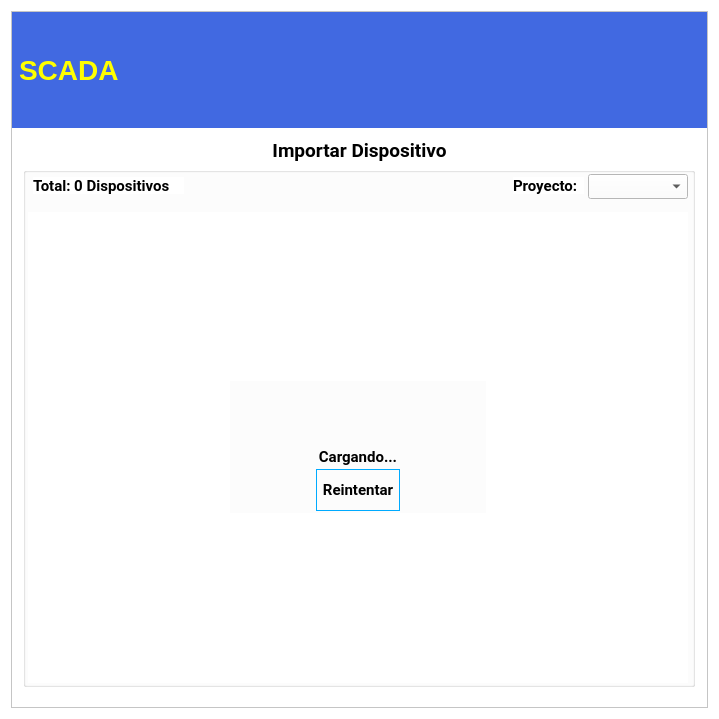
<?xml version="1.0" encoding="UTF-8"?>
<ui version="4.0">
 <class>ImportarDispositivo</class>
 <widget class="QWidget" name="ImportarDispositivo">
  <property name="windowModality">
   <enum>Qt::WindowModal</enum>
  </property>
  <property name="geometry">
   <rect>
    <x>0</x>
    <y>0</y>
    <width>719</width>
    <height>719</height>
   </rect>
  </property>
  <property name="sizePolicy">
   <sizepolicy hsizetype="Preferred" vsizetype="Maximum">
    <horstretch>0</horstretch>
    <verstretch>0</verstretch>
   </sizepolicy>
  </property>
  <property name="minimumSize">
   <size>
    <width>480</width>
    <height>620</height>
   </size>
  </property>
  <property name="font">
   <font>
    <family>Noto Serif</family>
    <pointsize>11</pointsize>
    <weight>75</weight>
    <bold>true</bold>
   </font>
  </property>
  <property name="contextMenuPolicy">
   <enum>Qt::NoContextMenu</enum>
  </property>
  <property name="windowTitle">
   <string>Sistema SCADA</string>
  </property>
  <property name="windowIcon">
   <iconset>
    <normaloff>../../../../../.designer/if_16_1751363.ico</normaloff>../../../../../.designer/if_16_1751363.ico</iconset>
  </property>
  <property name="styleSheet">
   <string notr="true">background-color: rgb(255, 255, 255);</string>
  </property>
  <property name="inputMethodHints">
   <set>Qt::ImhSensitiveData</set>
  </property>
  <layout class="QVBoxLayout" name="verticalLayout">
   <item>
    <widget class="QFrame" name="MainFrame">
     <property name="minimumSize">
      <size>
       <width>360</width>
       <height>0</height>
      </size>
     </property>
     <property name="frameShape">
      <enum>QFrame::StyledPanel</enum>
     </property>
     <property name="frameShadow">
      <enum>QFrame::Raised</enum>
     </property>
     <layout class="QVBoxLayout" name="verticalLayout_2">
      <property name="spacing">
       <number>0</number>
      </property>
      <property name="leftMargin">
       <number>0</number>
      </property>
      <property name="topMargin">
       <number>0</number>
      </property>
      <property name="rightMargin">
       <number>0</number>
      </property>
      <property name="bottomMargin">
       <number>20</number>
      </property>
      <item>
       <widget class="QFrame" name="TitleFrame">
        <property name="maximumSize">
         <size>
          <width>16777215</width>
          <height>116</height>
         </size>
        </property>
        <property name="frameShape">
         <enum>QFrame::NoFrame</enum>
        </property>
        <property name="frameShadow">
         <enum>QFrame::Plain</enum>
        </property>
        <layout class="QGridLayout" name="gridLayout">
         <property name="leftMargin">
          <number>0</number>
         </property>
         <property name="topMargin">
          <number>0</number>
         </property>
         <property name="rightMargin">
          <number>0</number>
         </property>
         <property name="bottomMargin">
          <number>0</number>
         </property>
         <property name="spacing">
          <number>0</number>
         </property>
         <item row="0" column="0">
          <widget class="QLabel" name="lblUDB">
           <property name="sizePolicy">
            <sizepolicy hsizetype="Maximum" vsizetype="Maximum">
             <horstretch>0</horstretch>
             <verstretch>0</verstretch>
            </sizepolicy>
           </property>
           <property name="minimumSize">
            <size>
             <width>0</width>
             <height>116</height>
            </size>
           </property>
           <property name="maximumSize">
            <size>
             <width>16777215</width>
             <height>116</height>
            </size>
           </property>
           <property name="styleSheet">
            <string notr="true">background-color: rgb(65, 105, 225);
margin:0px;</string>
           </property>
           <property name="frameShape">
            <enum>QFrame::NoFrame</enum>
           </property>
           <property name="text">
            <string/>
           </property>
           <property name="pixmap">
            <pixmap resource="../../resources/resources.qrc">:/source/img/logo.png</pixmap>
           </property>
           <property name="alignment">
            <set>Qt::AlignRight|Qt::AlignTrailing|Qt::AlignVCenter</set>
           </property>
          </widget>
         </item>
         <item row="0" column="2">
          <widget class="QFrame" name="ExitFrame">
           <property name="sizePolicy">
            <sizepolicy hsizetype="Maximum" vsizetype="Minimum">
             <horstretch>0</horstretch>
             <verstretch>0</verstretch>
            </sizepolicy>
           </property>
           <property name="minimumSize">
            <size>
             <width>0</width>
             <height>116</height>
            </size>
           </property>
           <property name="maximumSize">
            <size>
             <width>16777215</width>
             <height>116</height>
            </size>
           </property>
           <property name="styleSheet">
            <string notr="true">background-color: rgb(65, 105, 225);</string>
           </property>
           <property name="frameShape">
            <enum>QFrame::NoFrame</enum>
           </property>
           <property name="frameShadow">
            <enum>QFrame::Plain</enum>
           </property>
           <property name="lineWidth">
            <number>0</number>
           </property>
           <layout class="QGridLayout" name="gridLayout_4">
            <property name="leftMargin">
             <number>0</number>
            </property>
            <property name="topMargin">
             <number>0</number>
            </property>
            <property name="rightMargin">
             <number>0</number>
            </property>
            <property name="bottomMargin">
             <number>0</number>
            </property>
            <property name="spacing">
             <number>0</number>
            </property>
            <item row="0" column="1">
             <widget class="QPushButton" name="btnExit">
              <property name="sizePolicy">
               <sizepolicy hsizetype="Maximum" vsizetype="Maximum">
                <horstretch>0</horstretch>
                <verstretch>0</verstretch>
               </sizepolicy>
              </property>
              <property name="maximumSize">
               <size>
                <width>32</width>
                <height>32</height>
               </size>
              </property>
              <property name="layoutDirection">
               <enum>Qt::RightToLeft</enum>
              </property>
              <property name="text">
               <string/>
              </property>
              <property name="icon">
               <iconset resource="../../resources/resources.qrc">
                <normaloff>:/source/img/Cancelar.png</normaloff>:/source/img/Cancelar.png</iconset>
              </property>
              <property name="iconSize">
               <size>
                <width>24</width>
                <height>24</height>
               </size>
              </property>
              <property name="flat">
               <bool>true</bool>
              </property>
             </widget>
            </item>
            <item row="0" column="0" rowspan="2">
             <widget class="QLabel" name="lblIIE">
              <property name="sizePolicy">
               <sizepolicy hsizetype="Maximum" vsizetype="Preferred">
                <horstretch>0</horstretch>
                <verstretch>0</verstretch>
               </sizepolicy>
              </property>
              <property name="maximumSize">
               <size>
                <width>16777215</width>
                <height>116</height>
               </size>
              </property>
              <property name="styleSheet">
               <string notr="true">background-color: rgb(65, 105, 225);
margin:0px;</string>
              </property>
              <property name="text">
               <string/>
              </property>
              <property name="pixmap">
               <pixmap resource="../../resources/resources.qrc">:/source/img/iiie.png</pixmap>
              </property>
              <property name="scaledContents">
               <bool>false</bool>
              </property>
              <property name="alignment">
               <set>Qt::AlignCenter</set>
              </property>
             </widget>
            </item>
           </layout>
          </widget>
         </item>
         <item row="0" column="1">
          <widget class="QLabel" name="lblSCADA">
           <property name="sizePolicy">
            <sizepolicy hsizetype="Minimum" vsizetype="Maximum">
             <horstretch>0</horstretch>
             <verstretch>0</verstretch>
            </sizepolicy>
           </property>
           <property name="minimumSize">
            <size>
             <width>250</width>
             <height>116</height>
            </size>
           </property>
           <property name="maximumSize">
            <size>
             <width>16777215</width>
             <height>116</height>
            </size>
           </property>
           <property name="font">
            <font>
             <pointsize>21</pointsize>
             <weight>75</weight>
             <bold>true</bold>
            </font>
           </property>
           <property name="autoFillBackground">
            <bool>false</bool>
           </property>
           <property name="styleSheet">
            <string notr="true">color: rgb(255, 255, 0);background-color: rgb(65, 105, 225);
margin:0px;</string>
           </property>
           <property name="text">
            <string>SCADA</string>
           </property>
          </widget>
         </item>
        </layout>
       </widget>
      </item>
      <item>
       <widget class="QLabel" name="lblTitle">
        <property name="sizePolicy">
         <sizepolicy hsizetype="Minimum" vsizetype="Maximum">
          <horstretch>0</horstretch>
          <verstretch>0</verstretch>
         </sizepolicy>
        </property>
        <property name="maximumSize">
         <size>
          <width>16777215</width>
          <height>51</height>
         </size>
        </property>
        <property name="font">
         <font>
          <family>Roboto</family>
          <pointsize>14</pointsize>
          <weight>75</weight>
          <bold>true</bold>
         </font>
        </property>
        <property name="styleSheet">
         <string notr="true">margin-top:5px;</string>
        </property>
        <property name="text">
         <string>Importar Dispositivo</string>
        </property>
        <property name="alignment">
         <set>Qt::AlignCenter</set>
        </property>
       </widget>
      </item>
      <item alignment="Qt::AlignHCenter">
       <widget class="QGroupBox" name="ContentBox">
        <property name="sizePolicy">
         <sizepolicy hsizetype="Fixed" vsizetype="Fixed">
          <horstretch>0</horstretch>
          <verstretch>0</verstretch>
         </sizepolicy>
        </property>
        <property name="minimumSize">
         <size>
          <width>672</width>
          <height>520</height>
         </size>
        </property>
        <property name="font">
         <font>
          <family>Roboto</family>
          <pointsize>11</pointsize>
          <weight>75</weight>
          <bold>true</bold>
         </font>
        </property>
        <property name="styleSheet">
         <string notr="true">background-color: rgb(255, 255, 255);</string>
        </property>
        <widget class="QScrollArea" name="ContainerScroll">
         <property name="geometry">
          <rect>
           <x>5</x>
           <y>45</y>
           <width>660</width>
           <height>471</height>
          </rect>
         </property>
         <property name="minimumSize">
          <size>
           <width>660</width>
           <height>0</height>
          </size>
         </property>
         <property name="maximumSize">
          <size>
           <width>16777215</width>
           <height>167777</height>
          </size>
         </property>
         <property name="frameShape">
          <enum>QFrame::NoFrame</enum>
         </property>
         <property name="lineWidth">
          <number>0</number>
         </property>
         <property name="horizontalScrollBarPolicy">
          <enum>Qt::ScrollBarAlwaysOff</enum>
         </property>
         <property name="widgetResizable">
          <bool>false</bool>
         </property>
         <widget class="QWidget" name="ScrollContainer">
          <property name="geometry">
           <rect>
            <x>0</x>
            <y>0</y>
            <width>660</width>
            <height>470</height>
           </rect>
          </property>
          <property name="minimumSize">
           <size>
            <width>0</width>
            <height>470</height>
           </size>
          </property>
          <layout class="QVBoxLayout" name="verticalLayout_3">
           <property name="spacing">
            <number>0</number>
           </property>
           <property name="leftMargin">
            <number>0</number>
           </property>
           <property name="topMargin">
            <number>10</number>
           </property>
           <property name="rightMargin">
            <number>0</number>
           </property>
           <property name="bottomMargin">
            <number>10</number>
           </property>
           <item alignment="Qt::AlignHCenter|Qt::AlignVCenter">
            <widget class="QFrame" name="UtilsFrame">
             <property name="minimumSize">
              <size>
               <width>256</width>
               <height>132</height>
              </size>
             </property>
             <property name="maximumSize">
              <size>
               <width>128</width>
               <height>128</height>
              </size>
             </property>
             <property name="styleSheet">
              <string notr="true">background-color: rgb(252, 252, 252);</string>
             </property>
             <property name="frameShape">
              <enum>QFrame::NoFrame</enum>
             </property>
             <property name="frameShadow">
              <enum>QFrame::Plain</enum>
             </property>
             <property name="lineWidth">
              <number>0</number>
             </property>
             <layout class="QVBoxLayout" name="utilsLayout">
              <property name="spacing">
               <number>0</number>
              </property>
              <property name="leftMargin">
               <number>0</number>
              </property>
              <property name="topMargin">
               <number>0</number>
              </property>
              <property name="rightMargin">
               <number>0</number>
              </property>
              <property name="bottomMargin">
               <number>0</number>
              </property>
              <item alignment="Qt::AlignHCenter">
               <widget class="QLabel" name="Status">
                <property name="maximumSize">
                 <size>
                  <width>64</width>
                  <height>64</height>
                 </size>
                </property>
                <property name="text">
                 <string/>
                </property>
                <property name="pixmap">
                 <pixmap resource="../../resources/resources.qrc">:/source/img/Cargando.gif</pixmap>
                </property>
                <property name="scaledContents">
                 <bool>true</bool>
                </property>
               </widget>
              </item>
              <item>
               <widget class="QLabel" name="lblStatus">
                <property name="maximumSize">
                 <size>
                  <width>16777215</width>
                  <height>24</height>
                 </size>
                </property>
                <property name="font">
                 <font>
                  <family>Roboto</family>
                  <pointsize>11</pointsize>
                  <weight>75</weight>
                  <bold>true</bold>
                 </font>
                </property>
                <property name="text">
                 <string>Cargando...</string>
                </property>
                <property name="alignment">
                 <set>Qt::AlignCenter</set>
                </property>
               </widget>
              </item>
              <item alignment="Qt::AlignHCenter">
               <widget class="QPushButton" name="btnReload">
                <property name="minimumSize">
                 <size>
                  <width>0</width>
                  <height>16</height>
                 </size>
                </property>
                <property name="maximumSize">
                 <size>
                  <width>132</width>
                  <height>42</height>
                 </size>
                </property>
                <property name="font">
                 <font>
                  <family>Roboto</family>
                  <pointsize>11</pointsize>
                  <weight>75</weight>
                  <bold>true</bold>
                 </font>
                </property>
                <property name="styleSheet">
                 <string notr="true">border: 1px solid rgb(0, 170, 255);padding:5px;</string>
                </property>
                <property name="text">
                 <string>Reintentar</string>
                </property>
                <property name="icon">
                 <iconset resource="../../resources/resources.qrc">
                  <normaloff>:/source/img/retry.png</normaloff>:/source/img/retry.png</iconset>
                </property>
                <property name="iconSize">
                 <size>
                  <width>24</width>
                  <height>24</height>
                 </size>
                </property>
                <property name="flat">
                 <bool>true</bool>
                </property>
               </widget>
              </item>
             </layout>
            </widget>
           </item>
          </layout>
         </widget>
        </widget>
        <widget class="QLabel" name="txtCount">
         <property name="geometry">
          <rect>
           <x>10</x>
           <y>10</y>
           <width>151</width>
           <height>17</height>
          </rect>
         </property>
         <property name="font">
          <font>
           <family>Roboto</family>
           <pointsize>11</pointsize>
           <weight>75</weight>
           <bold>true</bold>
          </font>
         </property>
         <property name="text">
          <string>Total: 0 Dispositivos</string>
         </property>
        </widget>
        <widget class="QLabel" name="lblProyecto">
         <property name="geometry">
          <rect>
           <x>490</x>
           <y>10</y>
           <width>71</width>
           <height>17</height>
          </rect>
         </property>
         <property name="font">
          <font>
           <family>Roboto</family>
           <pointsize>11</pointsize>
           <weight>75</weight>
           <bold>true</bold>
          </font>
         </property>
         <property name="text">
          <string>Proyecto:</string>
         </property>
        </widget>
        <widget class="QComboBox" name="comboBox">
         <property name="geometry">
          <rect>
           <x>565</x>
           <y>7</y>
           <width>100</width>
           <height>25</height>
          </rect>
         </property>
         <property name="insertPolicy">
          <enum>QComboBox::InsertAtTop</enum>
         </property>
        </widget>
       </widget>
      </item>
     </layout>
    </widget>
   </item>
  </layout>
 </widget>
 <resources>
  <include location="../../resources/resources.qrc"/>
  <include location="../../resources/resources.qrc"/>
  <include location="../../resources/resources.qrc"/>
 </resources>
 <connections/>
</ui>
